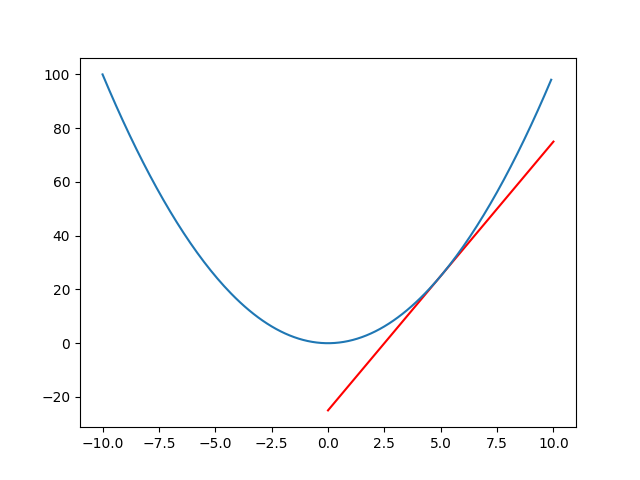

Write the Python code that produced this figure.
import matplotlib.pyplot as plt
import numpy as np


X = np.arange(-10, 10, 0.1)
Y = X**2

gradient_x = np.array([0, 10])
gradient_y = gradient_x*10 - 25

plt.plot(gradient_x, gradient_y, 'r')
plt.plot(X, Y)
plt.show()
